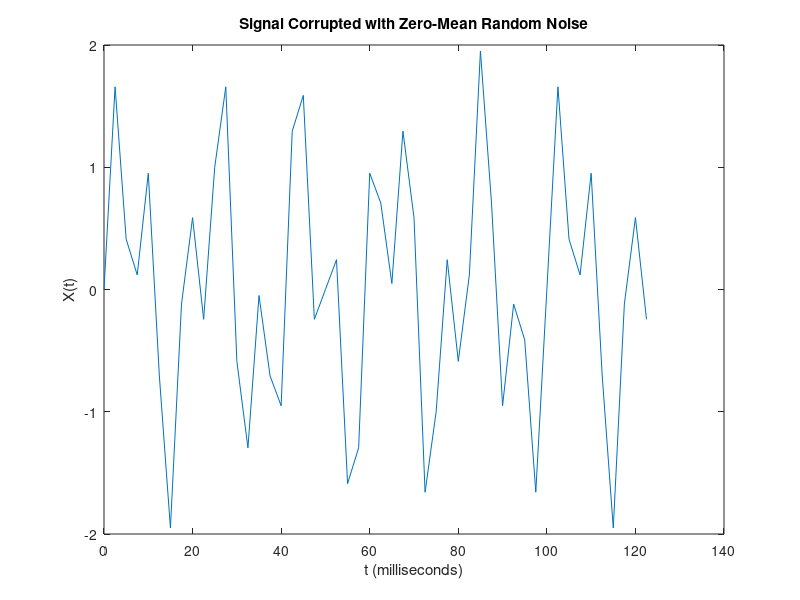
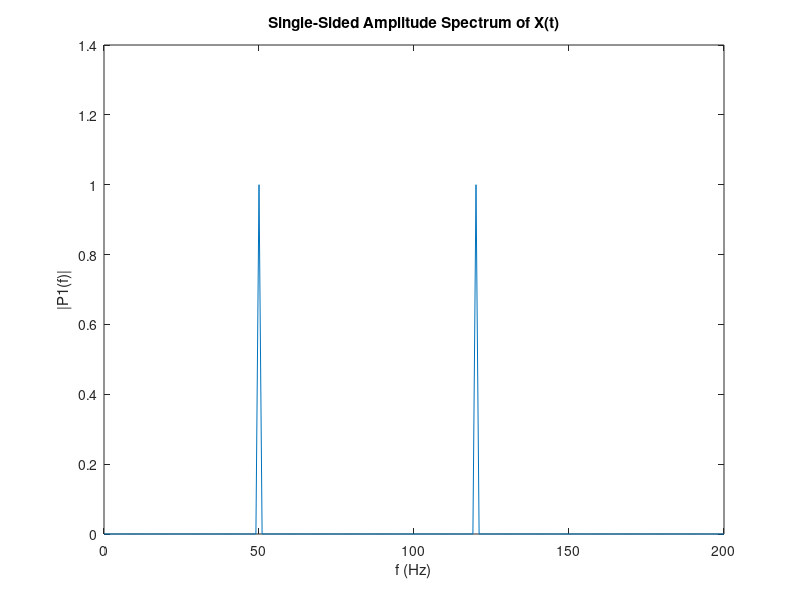

These figures' MATLAB source, in order: (Note: this script raises an error after producing the figures.)
%% simple sinusoidal example

Fsig = 150;
Fs = 10*Fsig;
Ts = 1/Fs;
N = 100;
time = (0:N-1)*Ts;
y = sin(2*pi*Fsig*time);
Y = fft(y,N);

P2 = abs(Y)/N;
P1 = P2(1:N/2+1);
P1(2:end-1) = 2*P1(2:end-1);
freq_axis = Fs/N * (0:(N/2));

disp(['Signal frequency: ',num2str(Fsig)]);

figure(1); clf;
plot(time, y, '-x');
xlabel('time in s');
ylabel('amplitude');

figure(2); clf;
% freq_axis = freq_sin*(0:Nt-1)/Nt;
%Y = Y(N/2+1:end);
plot(freq_axis,P1);
xlabel('frequency in Hz');
ylabel('amplitude');

%% Matlab example

Fs = 400;            % Sampling frequency
T = 1/Fs;             % Sampling period
L = 400;             % Length of signal
t = (0:L-1)*T;        % Time vector

% Form a signal containing a 50 Hz sinusoid of amplitude 0.7 and a 120 Hz sinusoid of amplitude 1.
% S = 0.7*sin(2*pi*50*t) + sin(2*pi*120*t);
S = sin(2*pi*50*t)+sin(2*pi*120*t);

% Corrupt the signal with zero-mean white noise with a variance of 4.
% X = S + 2*randn(size(t));
X = S;

% Plot the noisy signal in the time domain. It is difficult to identify the frequency components by looking at the signal X(t).
figure(1);
plot(1000*t(1:50),X(1:50))
title('Signal Corrupted with Zero-Mean Random Noise')
xlabel('t (milliseconds)')
ylabel('X(t)')

Y = fft(X);

P2 = abs(Y/L);
P1 = P2(1:L/2+1);
P1(2:end-1) = 2*P1(2:end-1);

f = Fs*(0:(L/2))/L;
figure(2);
plot(f,P1)
title('Single-Sided Amplitude Spectrum of X(t)')
xlabel('f (Hz)')
ylabel('|P1(f)|')

%% test fftmod
Fsig = 50;
Fs = 10*Fsig;
Ts = 1/Fs;
N = 100;
time = (0:N-1)*Ts;
y = sin(2*pi*Fsig*time);
zp = 1000;

[signal_FD,freq_axis] = fftmod(y,zp,Fs);
plot(freq_axis,signal_FD);

%% transform Gauß pulse
nts = 1500;
dt = 2.1e-11;
Fs = 1/dt;
time = 0:dt:(nts*dt);
fmax = 10e9;
zp = 0;

% Anregungssignal (verteilter eingeprägter Strom von Außen- zu Innenleiter)
% value
omega = 2*pi*fmax;
sigma = sqrt(2*log(100)/omega^2);
tm = time - sqrt(2*sigma^2 * log(1000));
gauss_pulse = exp(-tm.^2 / (2*sigma^2));

figure(1);
plot(time, gauss_pulse);

figure(2);
[signal_FD,freq_axis] = fftmod(gauss_pulse,zp,Fs);
plot(freq_axis,signal_FD); 